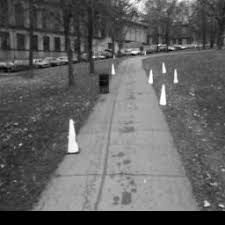
#> input picture SSS_IPPR/SSS_IPPR/18_1.jpg, 225 x 225 px
$ python 18.py
#> lines starting #> are read from the running program, lines starting #| are printed output that depends on the picture
import cv2
import numpy as np

# Load two grayscale images
image1 = cv2.imread('18_1.jpg', cv2.IMREAD_GRAYSCALE)
#> image1 is the input picture: shape (225, 225); min 0, max 255, mean 97.1
image2 = cv2.imread('18_2.jpg', cv2.IMREAD_GRAYSCALE)
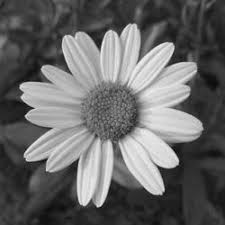
#> input picture SSS_IPPR/SSS_IPPR/18_2.jpg, 225 x 225 px
#> image2 is the input picture: shape (225, 225); min 4, max 251, mean 102.9

# Check if images are loaded properly
if image1 is None or image2 is None:
    print("Error loading images.")
    exit()

# Ensure both images have the same dimensions
if image1.shape != image2.shape:
    print("Images must have the same dimensions.")
    exit()

# Perform addition
addition_result = cv2.add(image1, image2)
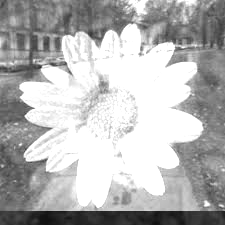
#> addition_result: shape (225, 225); min 16, max 255, mean 180.2

# Perform subtraction
subtraction_result = cv2.subtract(image1, image2)
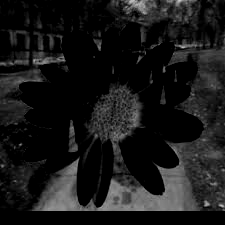
#> subtraction_result: shape (225, 225); min 0, max 203, mean 24.5

# Show the results
cv2.imshow('Image 1', image1)
cv2.imshow('Image 2', image2)
cv2.imshow('Addition Result', addition_result)
cv2.imshow('Subtraction Result', subtraction_result)

# Save the results
cv2.imwrite('18add.jpg', addition_result)
cv2.imwrite('18sub.jpg', subtraction_result)

# Wait for a key press and then close all windows
cv2.waitKey(0)
cv2.destroyAllWindows()
